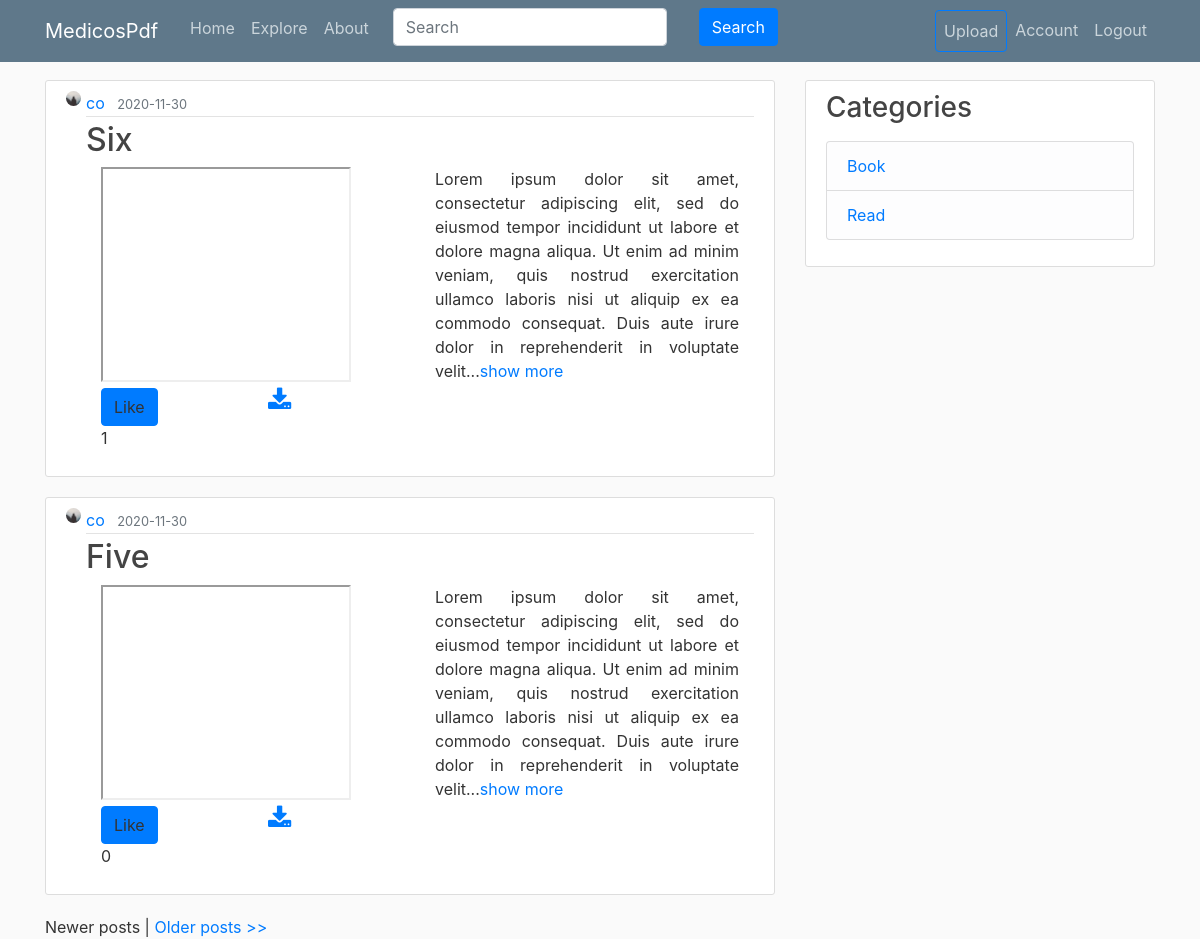
Screenshot of /home (signed in) with the database file from the repository.
### medicospdf/models.py (models this page shows, shortened)
class Slide(db.Model):
    __searchable__  = ['title', 'description']
    id = db.Column(db.Integer, primary_key = True)
    title = db.Column(db.String(200), nullable = False)
    description = db.Column(db.Text, nullable = False)
    file = db.Column(db.String(1000), nullable = False)
    date_posted = db.Column(db.DateTime, nullable=False, default=datetime.utcnow)
    user_id = db.Column(db.Integer, db.ForeignKey('user.id'), nullable = False)
    likes = db.relationship('SlideLike', backref = 'slide', lazy = True)
    comments = db.relationship('Comment', backref = 'slide', lazy = True)
    category_id = db.Column(db.Integer, db.ForeignKey('category.id'), nullable = True)

class User(db.Model, UserMixin):
    id = db.Column(db.Integer, primary_key=True)
    username = db.Column(db.String(20), unique=True, nullable=False)
    email = db.Column(db.String(120), unique=True, nullable=False)
    image_file = db.Column(db.String(20), nullable=False, default='default.jpg')
    password = db.Column(db.String(60), nullable=False)
    is_admin = db.Column(db.Boolean, default = False)
    posts = db.relationship('Post', backref='author', lazy=True)
    slides = db.relationship('Slide', backref = 'author', lazy = True)
    liked = db.relationship('SlideLike', foreign_keys = 'SlideLike.user_id',
        backref = 'author', lazy = True)
    comments = db.relationship('Comment', backref = 'author', lazy = True)
    categories = db.relationship('Category', backref = 'author', lazy = True)
    followed = db.relationship('User', secondary = followers,
                                primaryjoin = (followers.c.follower_id == id),
                                secondaryjoin = (followers.c.followed_id == id),
                                backref = db.backref('followers', lazy = 'dynamic'),
                                lazy = 'dynamic')
    def has_liked_slide(self, slide):
        return SlideLike.query.filter(
            SlideLike.user_id == self.id,
            SlideLike.slide_id == slide.id).count()>0
    def followed_posts(self):
        return Slide.query.join(followers,
            (followers.c.followed_id == Slide.user_id)).filter(followers.c.follower_id == self.id).order_by(Slide.date_posted.desc())

class Category(db.Model):
    id = db.Column(db.Integer, primary_key = True, autoincrement = True)
    name = db.Column(db.String(200), nullable = False)
    user_id = db.Column(db.Integer, db.ForeignKey('user.id'), nullable = False)
    slides = db.relationship('Slide', backref = 'cats', lazy = True)

### medicospdf/routes.py (the view)
@app.route("/", methods = ['GET', 'POST'])
@app.route("/home", methods = ['GET', 'POST'])
@login_required
def home():
    cat = Category.query.all()
    page = request.args.get('page', 1, type = int)
    slides = current_user.followed_posts().paginate(page = page, per_page = 2)
    if request.method == 'POST' and 'tag' in request.form:
        tag = request.form['tag']
        search = '%{}%'.format(tag)
        slides = Slide.query.filter(Slide.title.like(search))
        return render_template('search.html', posts = slides, categories = cat)
    return render_template('home.html', posts=slides, categories = cat)

### medicospdf/models.py (called while the page is built)
@login_manager.user_loader
def load_user(user_id):
    return User.query.get(int(user_id))

### medicospdf/templates/home.html (shortened to what this page needs)
{% extends "layout.html" %}
{% block search %}
  {% if current_user.is_authenticated %}
    <div class="navbar-nav form-group">
      <form action=" " method="POST" autocomplete="off" class="form-inline">
        <div class="form-group mx-sm-3 mb-2">
          <input type="text" name="tag" id = 'tag' placeholder="Search" class="form-control">
        </div>
        <div class="form-group mx-sm-3 mb-2">
          <input type="submit" name="search" value="Search" class="btn btn-primary" class="btn btn-primary mb-2">
        </div>
      </form>
    </div>
  {% endif %}
{% endblock %}
{% block content %}
    {% for slide in posts.items %}
        <article class="media content-section">
          <img class="rounded-circle article-img" src="{{ url_for('static', filename = 'profile_pics/' + slide.author.image_file) }}">
          <div class="media-body">
            <div class="article-metadata">
              <a class="mr-2" href="{{ url_for('account', user_id = slide.author.id) }}">{{ slide.author.username }}</a>
              <small class="text-muted">{{ slide.date_posted.strftime('%Y-%m-%d') }}</small>
            </div>
            <h2><a class="article-title" href="{{url_for('slide', slide_id = slide.id)}}">{{ slide.title }}</a></h2>
            <div class="container">
              <div class="row">
                <div class="col">
                  <iframe name="plugin" src="{{ url_for('static', filename = 'slide_files/'+ slide.file) }}" type="application/pdf" width="250" height="215"></iframe>
                  <div class="row">
                    <div class="col">
                      {% if current_user.has_liked_slide(slide) %}
                       <a class="unlike btn btn-primary" id="like_{{slide.id}}">Liked</a>
                      {% else %}
                        <a class="like btn btn-primary" id="like_{{slide.id}}">Like</a>
                      {% endif %}
                      <p id = "likeCount_{{slide.id}}">{{ slide.likes | count }}</p>
                    </div>
                    <div class="col">
                      <a href="{{ url_for('download', name = slide.file) }}">
                      <i class="fa fa-download"></i></a>
                    </div>
                  </div>
                </div>
                <div class="col">
                  <p class="article-content text-justify">{{ slide.description | truncate(300)}}<a href="{{ url_for('slide', slide_id = slide.id) }}">show more</a></p>
                </div>
              </div>
            </div>
          </div>
        </article>
    {% endfor %}
    {% if posts.has_prev %}
      <a href="{{ url_for('home', page=posts.prev_num) }}">&lt;&lt; Newer posts</a>
    {% else %}
      Newer posts
    {% endif %} |
    {% if posts.has_next %}<a href="{{ url_for('home', page=posts.next_num) }}">Older posts &gt;&gt;</a>{% else %}Older posts &gt;&gt;{% endif %}
{% endblock content %}

### medicospdf/templates/layout.html (shortened to what this page needs)
<!DOCTYPE html>
<html>
<head>
    <link rel="stylesheet" href="https://maxcdn.bootstrapcdn.com/bootstrap/4.0.0/css/bootstrap.min.css">
    <link rel="stylesheet" type="text/css" href="{{ url_for('static', filename='main.css') }}">
    <link rel="stylesheet" href="https://cdnjs.cloudflare.com/ajax/libs/font-awesome/4.7.0/css/font-awesome.min.css">
</head>
<body>
    <header class="site-header">
      <nav class="navbar navbar-expand-md navbar-dark bg-steel fixed-top">
        <div class="container">
          <a class="navbar-brand mr-4" href="/">MedicosPdf</a>
          <div class="collapse navbar-collapse" id="navbarToggle">
            <div class="navbar-nav mr-auto">
              <a class="nav-item nav-link" href="{{ url_for('home') }}">Home</a>
              <a class = 'nav-item nav-link' href="{{ url_for('explore') }}">Explore</a>
              <a class="nav-item nav-link" href="{{ url_for('about') }}">About</a>
              {% block search %}{% endblock %}
            </div>
            <div class="navbar-nav">
              {% if current_user.is_authenticated %}
                <a class = 'nav-item nav-link btn btn-outline-primary' href="{{ url_for('new_slide') }}">Upload</a>
                <a class = 'nav-item nav-link' href="{{ url_for('account', user_id = current_user.id) }}">Account</a>
                <a class = 'nav-item nav-link' href="{{ url_for('logout') }}">Logout</a>
              {% else %}
                <a class="nav-item nav-link" href="{{ url_for('login') }}">Login</a>
                <a class="nav-item nav-link" href="{{ url_for('register') }}">Register</a>
              {% endif %}
            </div>
          </div>
        </div>
      </nav>
    </header>
    <main role="main" class="container">
      <div class="row">
        <div class="col-md-8">
          {% block content %}{% endblock %}
        </div>
        {% if current_user.is_authenticated %}
          <div class="col-md-4">
            <div class="content-section">
              <h3>Categories</h3>
              <p class='text-muted'>
                <ul class="list-group">
                  {% for cat in categories %}
                    <li class="list-group-item list-group-item-light"><a href="{{ url_for('category', cat_id = cat.id) }}">{{ cat.name }}</a></li>
                  {% endfor %}
                </ul>
              </p>
            </div>
          </div>
        {% endif %}
      </div>
    </main>
</body>
</html>

### medicospdf/static/main.css (style rules this page uses)
body { background: #fafafa; color: #333333; margin-top: 5rem; }
h1, h2, h3, h4, h5, h6 { color: #444444; }
.fa { font-size: 20px; }
.bg-steel { background-color: #5f788a; }
.site-header .navbar-nav .nav-link { color: #cbd5db; }
.content-section { background: #ffffff; padding: 10px 20px; border: 1px solid #dddddd; border-radius: 3px; margin-bottom: 20px; }
.article-title { color: #444444; }
.article-content { white-space: pre-line; }
.article-img { height: 15px; width: 15px; margin-right: 5px; }
.article-metadata { padding-bottom: 1px; margin-bottom: 4px; border-bottom: 1px solid #e3e3e3 }

### medicospdf/templates/layout.html (style rules this page uses)
.fa { font-size: 25px; cursor: pointer; user-select: none; }

### rows the page displays
Slide: image_file (placeholder picture), author.username "co", date_posted "2020-11-30", title "Six", likes|count "1", description "Lorem ipsum dolor sit amet, consectetur adipiscing elit, sed do eiusmod tempor incididunt ut labore et dolore magna aliqua. Ut enim ad minim veniam, quis nostrud exercitation ullamco laboris nisi ut aliquip ex ea commodo consequat. Duis aute irure dolor in reprehenderit in voluptate velit..."
Slide: image_file (placeholder picture), author.username "co", date_posted "2020-11-30", title "Five", likes|count "0", description "Lorem ipsum dolor sit amet, consectetur adipiscing elit, sed do eiusmod tempor incididunt ut labore et dolore magna aliqua. Ut enim ad minim veniam, quis nostrud exercitation ullamco laboris nisi ut aliquip ex ea commodo consequat. Duis aute irure dolor in reprehenderit in voluptate velit..."
Category: name "Book"
Category: name "Read"
